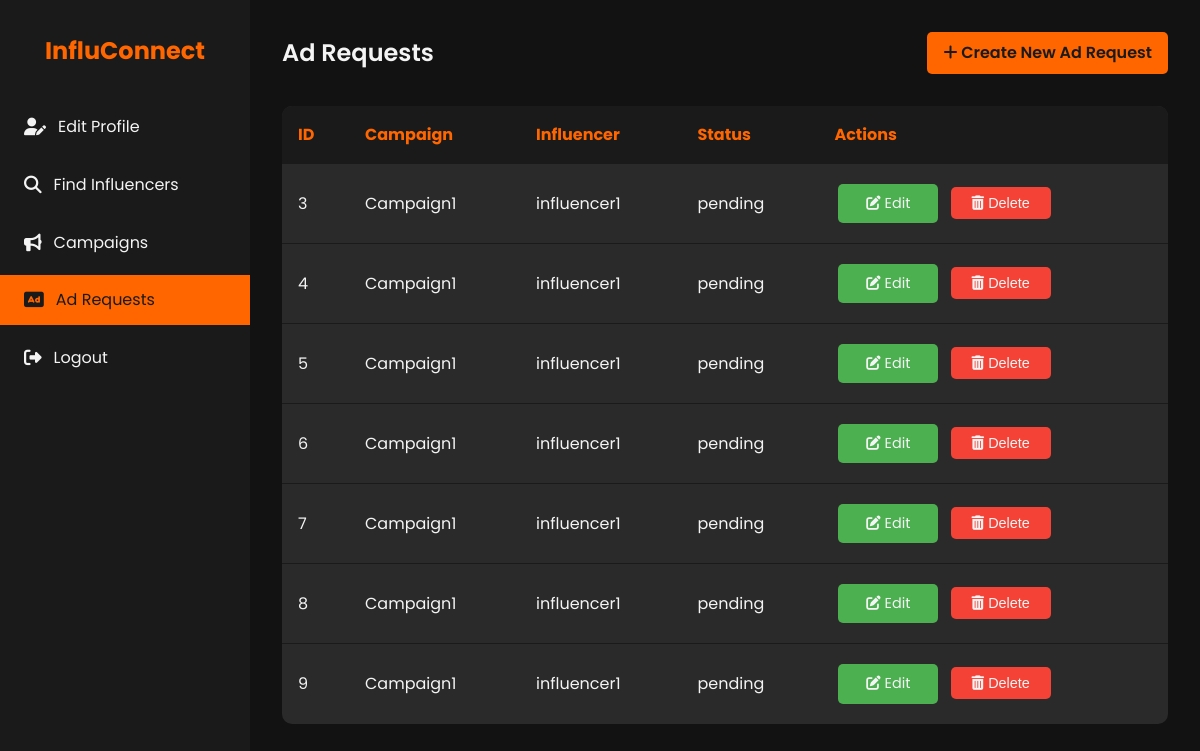
The app's page /ad_requests (signed in), older data.
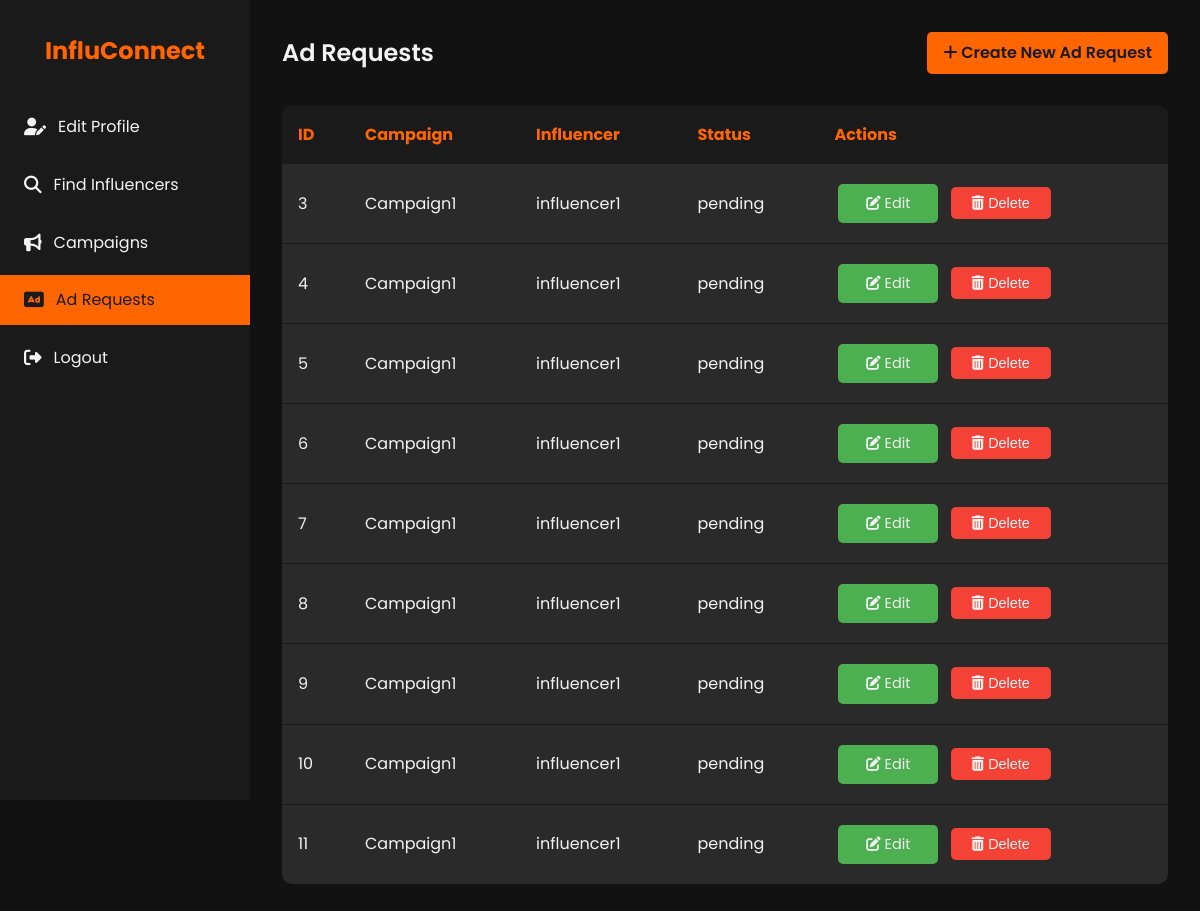
The same page, newer data.
### models.py (models this page shows, shortened)
class AdRequest(db.Model):
    id = db.Column(db.Integer, primary_key=True)
    campaign_id = db.Column(db.Integer, db.ForeignKey('campaign.id'), nullable=False)
    influencer_id = db.Column(db.Integer, db.ForeignKey('influencer.id'), nullable=False)
    status = db.Column(db.String(50), nullable=False)  # pending, accepted, rejected, negotiated
    details = db.Column(db.Text)
    negotiation_terms = db.Column(db.Text)
    communication_log = db.Column(db.Text)
    created_at = db.Column(db.DateTime, default=datetime.utcnow)
    updated_at = db.Column(db.DateTime, default=datetime.utcnow, onupdate=datetime.utcnow)
    campaign = db.relationship('Campaign', backref=db.backref('ad_requests', lazy=True))
    influencer = db.relationship('Influencer', backref=db.backref('ad_requests', lazy=True))

class Campaign(db.Model):
    id = db.Column(db.Integer, primary_key=True)
    sponsor_id = db.Column(db.Integer, db.ForeignKey('sponsor.id'), nullable=False)
    title = db.Column(db.String(120), nullable=False)
    description = db.Column(db.Text)
    budget = db.Column(db.Float)
    category = db.Column(db.String(120))
    status = db.Column(db.String(50), nullable=False)  # active, completed, flagged
    start_date = db.Column(db.DateTime)
    end_date = db.Column(db.DateTime)
    is_public = db.Column(db.Boolean, default=True)
    sponsor = db.relationship('Sponsor', backref=db.backref('campaigns', lazy=True))

class User(db.Model, UserMixin):
    id = db.Column(db.Integer, primary_key=True)
    username = db.Column(db.String(80), unique=True, nullable=False)
    password = db.Column(db.String(200), nullable=False)
    email = db.Column(db.String(120), unique=True, nullable=False)
    role = db.Column(db.String(50), nullable=False)  # admin, sponsor, influencer
    is_active = db.Column(db.Boolean, default=True)

### app.py (the view)
    @app.route('/ad_requests', methods=['GET'])
    def list_ad_requests():
        ad_requests = AdRequest.query.filter(AdRequest.campaign.has(sponsor_id=current_user.id)).all()
        return render_template('ad_requests_list.html', ad_requests=ad_requests)

### templates/ad_requests_list.html (shortened to what this page needs)
<!DOCTYPE html>
<html lang="en">
<head>
    <link rel="stylesheet" href="https://cdnjs.cloudflare.com/ajax/libs/font-awesome/6.1.1/css/all.min.css">
</head>
<body>
    <div class="dashboard">
        <aside class="sidebar">
            <div class="logo">
                <h1>InfluConnect</h1>
            </div>
            <nav>
                <ul class="nav-menu">
                    <li class="nav-item">
                        <a href="{{ url_for('sponsor_profile') }}" class="nav-link">
                            <i class="fas fa-user-edit"></i> Edit Profile
                        </a>
                    </li>
                    <li class="nav-item">
                        <a href="{{ url_for('search_influencers') }}" class="nav-link">
                            <i class="fas fa-search"></i> Find Influencers
                        </a>
                    </li>
                    <li class="nav-item">
                        <a href="{{ url_for('campaigns_list') }}" class="nav-link">
                            <i class="fas fa-bullhorn"></i> Campaigns
                        </a>
                    </li>
                    <li class="nav-item">
                        <a href="{{ url_for('list_ad_requests') }}" class="nav-link active">
                            <i class="fas fa-ad"></i> Ad Requests
                        </a>
                    </li>
                    <li class="nav-item">
                        <a href="{{ url_for('logout') }}" class="nav-link">
                            <i class="fas fa-sign-out-alt"></i> Logout
                        </a>
                    </li>
                </ul>
            </nav>
        </aside>
        <main class="main-content">
            <header class="header">
                <h1 class="welcome-text">Ad Requests</h1>
                <a href="{{ url_for('create_ad_request') }}" class="btn">
                    <i class="fas fa-plus"></i> Create New Ad Request
                </a>
            </header>
            <section>
                <table class="ad-requests-table">
                    <thead>
                        <tr>
                            <th>ID</th>
                            <th>Campaign</th>
                            <th>Influencer</th>
                            <th>Status</th>
                            <th>Actions</th>
                        </tr>
                    </thead>
                    <tbody>
                        {% for ad_request in ad_requests %}
                        <tr>
                            <td>{{ ad_request.id }}</td>
                            <td>{{ ad_request.campaign.title }}</td>
                            <td>{{ ad_request.influencer.user.username }}</td>
                            <td>{{ ad_request.status }}</td>
                            <td>
                                <a href="{{ url_for('edit_ad_request', id=ad_request.id) }}" class="action-btn edit-btn">
                                    <i class="fas fa-edit"></i> Edit
                                </a>
                                <form action="{{ url_for('delete_ad_request', id=ad_request.id) }}" method="POST" style="display: inline;">
                                    <button type="submit" class="action-btn delete-btn" onclick="return confirm('Are you sure you want to delete this ad request?');">
                                        <i class="fas fa-trash-alt"></i> Delete
                                    </button>
                                </form>
                            </td>
                        </tr>
                        {% endfor %}
                    </tbody>
                </table>
            </section>
        </main>
    </div>
</body>
</html>

### templates/ad_requests_list.html (style rules this page uses)
:root { --primary-color: #1a1a1a; --secondary-color: #ff6600; --text-color: #f4f4f4; --bg-color: #121212; --card-bg-color: #2a2a2a; --hover-color: #ff8533; }
* { margin: 0; padding: 0; box-sizing: border-box; }
body { font-family: 'Poppins', sans-serif; line-height: 1.6; color: var(--text-color); background-color: var(--bg-color); }
.dashboard { display: flex; min-height: 100vh; }
.sidebar { width: 250px; background-color: var(--primary-color); padding: 2rem 0; position: fixed; height: 100vh; overflow-y: auto; }
.logo { text-align: center; margin-bottom: 2rem; }
.logo h1 { color: var(--secondary-color); font-size: 1.5rem; }
.nav-menu { list-style-type: none; }
.nav-item { margin-bottom: 0.5rem; }
.nav-link { display: flex; align-items: center; padding: 0.75rem 1.5rem; color: var(--text-color); text-decoration: none; transition: all 0.3s ease; }
.nav-link:hover, .nav-link.active { background-color: var(--secondary-color); color: var(--primary-color); }
.nav-link i { margin-right: 0.75rem; font-size: 1.1rem; }
.main-content { flex-grow: 1; margin-left: 250px; padding: 2rem; }
.header { display: flex; justify-content: space-between; align-items: center; margin-bottom: 2rem; }
.welcome-text { font-size: 1.5rem; font-weight: 600; }
.btn { background-color: var(--secondary-color); color: var(--primary-color); padding: 0.5rem 1rem; border: none; border-radius: 5px; cursor: pointer; font-weight: 600; transition: all 0.3s ease; text-decoration: none; display: inline-block; }
.ad-requests-table { width: 100%; border-collapse: collapse; margin-top: 1rem; background-color: var(--card-bg-color); border-radius: 10px; overflow: hidden; }
.ad-requests-table th, .ad-requests-table td { padding: 1rem; text-align: left; border-bottom: 1px solid var(--primary-color); }
.ad-requests-table th { background-color: var(--primary-color); color: var(--secondary-color); }
.ad-requests-table tr:last-child td { border-bottom: none; }
.action-btn { padding: 0.5rem 1rem; border-radius: 5px; text-decoration: none; color: var(--text-color); transition: all 0.3s ease; display: inline-block; width: 100px; text-align: center; margin: 0.25rem; border: none; cursor: pointer; font-size: 0.9rem; }
.edit-btn { background-color: #4CAF50; }
.delete-btn { background-color: #f44336; }

Row changes from the older to the newer data that the page shows:
added AdRequest: id "10", campaign "Campaign1", influencer.user.username "influencer1", status "pending"
added AdRequest: id "11", campaign "Campaign1", influencer.user.username "influencer1", status "pending"
